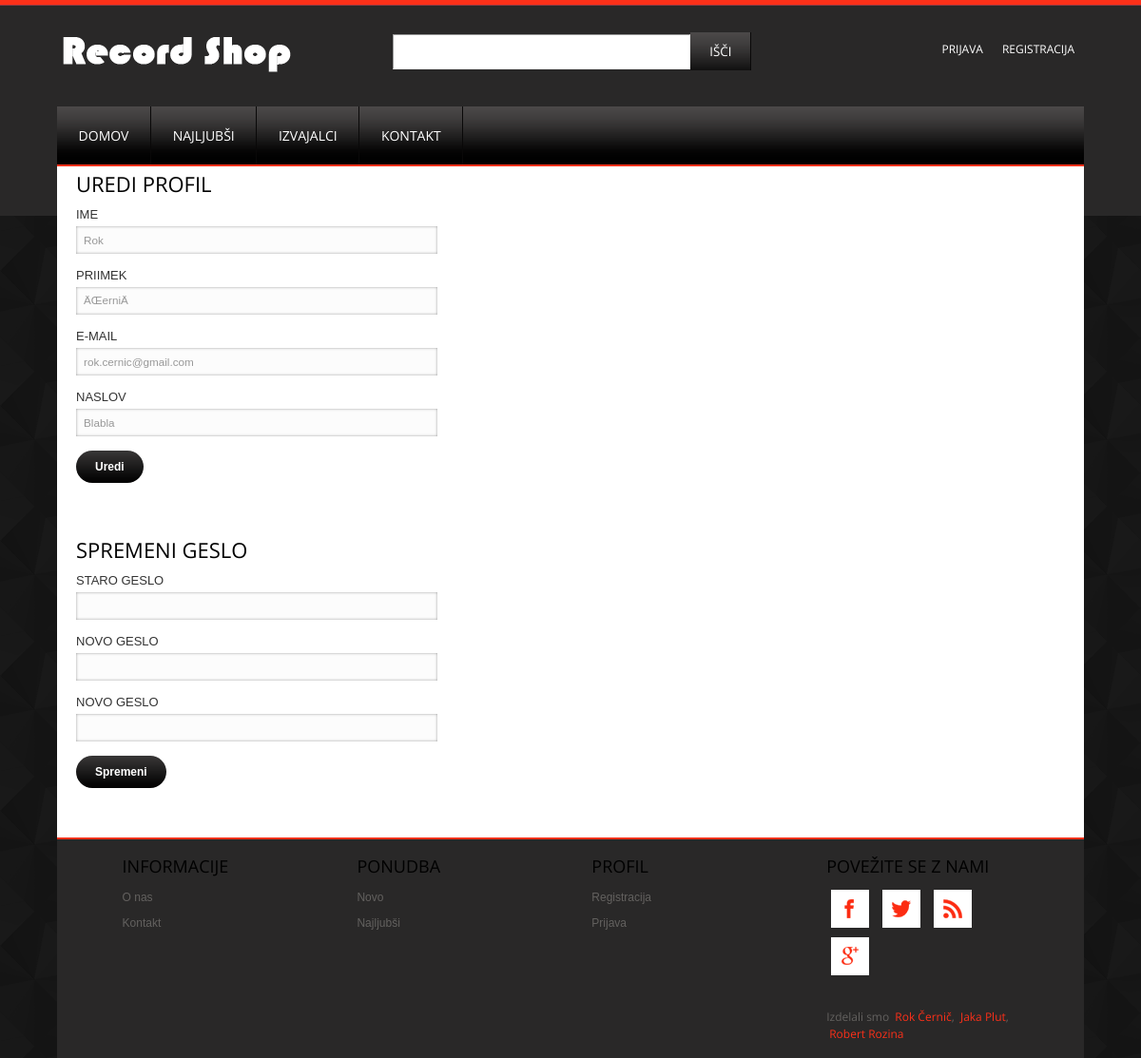
/urediProfil.php, run on the app's committed database.
### tables this page shows
CREATE TABLE IF NOT EXISTS `uporabnik` (
  `id_uporabnik` int(11) NOT NULL AUTO_INCREMENT,
  `uporabnisko_ime` varchar(255) NOT NULL,
  `geslo` varchar(255) NOT NULL,
  `ime` varchar(255) NOT NULL,
  `priimek` varchar(255) NOT NULL,
  `email` varchar(255) NOT NULL,
  `naslov` varchar(255) NOT NULL,
  `je_admin` enum('0','1') NOT NULL DEFAULT '0',
  PRIMARY KEY (`id_uporabnik`)
);

### urediProfil.php (the view, shortened to what this page needs)
<?php
$id = 1;
$sql = "SELECT *
		FROM uporabnik
		WHERE id_uporabnik ='".$id."'";
$result = mysql_query($sql);
if(mysql_num_rows($result) == 0) {
	echo 'Uporabnik ne obstaja.';
	exit();
} else {
	$row = mysql_fetch_array($result);
}
?>
<!DOCTYPE HTML>
<html>
	<head>
		<link href="css/style.css" rel="stylesheet" type="text/css"  media="all" />
	</head>
	<body>
		<div class="wrap">
			<?php include "header.php";?>
            <div class="content">
                <div class="contact">
                    <h3>Uredi profil</h3>
                    <div class="contact-form">
                    	<form action='' method='POST'>
                        <div>
                          	<span><label>IME</label></span>
                          	<span><input type="text" name="ime" value="<?php echo $row['ime'];?>"></span>
                      	</div>
              	        <div>
              	            <span><label>PRIIMEK</label></span>
                	        <span><input type="text" name="priimek" value="<?php echo $row['priimek'];?>"></span>
           		        </div>
                      	<div>
                        	<span><label>E-MAIL</label></span>
                          	<span><input type="text" name="email" value="<?php echo $row['email'];?>"></span>
                      	</div>
                      	<div>
                          	<span><label>NASLOV</label></span>
                          	<span><input type="text" name="naslov" value="<?php echo $row['naslov'];?>"></span>
                     	 </div>
                      	<div>
                          	<span><input type="submit" value="Uredi"></span>
                      	</div>
                  		</form>
                    </div>
                    <h3>Spremeni geslo</h3>
                    <div class="contact-form">
                    	<form action='' method='POST'>
                        <div>
                            <span><label>STARO GESLO</label></span>
                            <span><input type="password" name="staroGeslo"></span>
                        </div>
                        <div>
                            <span><label>NOVO GESLO</label></span>
                            <span><input type="password" name="novoGeslo"></span>
                        </div>
                        <div>
                            <span><label>NOVO GESLO</label></span>
                            <span><input type="password" name="novoGeslo2"></span>
                        </div>
                        <div>
                            <span><input type="submit" value="Spremeni"></span>
                        </div>
                       	</form>
                    </div>
                </div>
			</div>
			<?php include "footer.php";?>
        </div>
	</body>
</html>

### css/style.css (style rules this page uses)
html,body,div,span,applet,object,iframe,h1,h2,h3,h4,h5,h6,p,blockquote,pre,a,abbr,acronym,address,big,cite,code,del,dfn,em,img,ins,kbd,q,s,samp,small,strike,strong,sub,sup,tt,var,b,u,i,dl,dt,dd,ol,nav ul,nav li,fieldset,form,label,legend,table,caption,tbody,tfoot,thead,tr,th,td,article,aside,canvas,details,embed,figure,figcaption,footer,header,hgroup,menu,nav,output,ruby,section,summary,time,mark,audio,video { margin:0;padding:0;border:0;font-size:100%;font:inherit;vertical-align:baseline; }
h3 { display: block; padding:10px 0px 12px 0px; font: bold 22px/16px "Arial"; color: #000; font-family: 'Open Sans', sans-serif; font-weight: normal; text-transform: uppercase; }
body { background: url(../images/body-bg.png) repeat-x, url(../images/bg.png) #F8F8F8; }
.wrap { width:80%; margin:0 auto; }
.content { background:#FFF; }
.contact { background:#fff; padding:0px 20px; }
.contact-form { position:relative; padding-bottom:30px; }
.contact-form div { padding:5px 0; }
.contact-form span { display:block; font-size:0.8125em; color: #333; padding-bottom:5px; font-family :verdana, arial, helvetica, helve, sans-serif; }
.contact-form input[type="text"],.contact-form textarea, input[type="email"], input[type="password"] { padding:8px; display:block; width:35%; background:#fcfcfc; border: none; outline:none; color:#989898; font-size:0.9em; font-family:Arial, Helvetica, sans-serif; box-shadow: inset 0px 0px 3px #999; -webkit-box-shadow: inset 0px 0px 3px #999; -moz-box-shadow: inset 0px 0px 3px #999; -o-box-shadow: inset 0px 0px 3px #999; -webkit-appearance:none; }
.contact-form input[type="submit"] { padding: 10px 20px; display: block; background: url(../images/head1.png)repeat-x; border: none; font: bold 12px "Arial"!important; color: #fff; text-align: center; cursor: pointer; -moz-transition: background 0.5s ease; -o-transition: background 0.5s ease; -webkit-transition: background 0.5s ease; margin-bottom: 1em; margin-right: 3px; border-radius: 3em;ckground 0.5s ease; cursor:pointer; border:none; }
@media only screen and (max-width: 1280px) and (min-width: 1024px) { .wrap { width:90%; } }

### data on the page
uporabnik: ime "Rok", priimek "ÄŒerniÄ", email "rok.cernic@gmail.com", naslov "Blabla"
